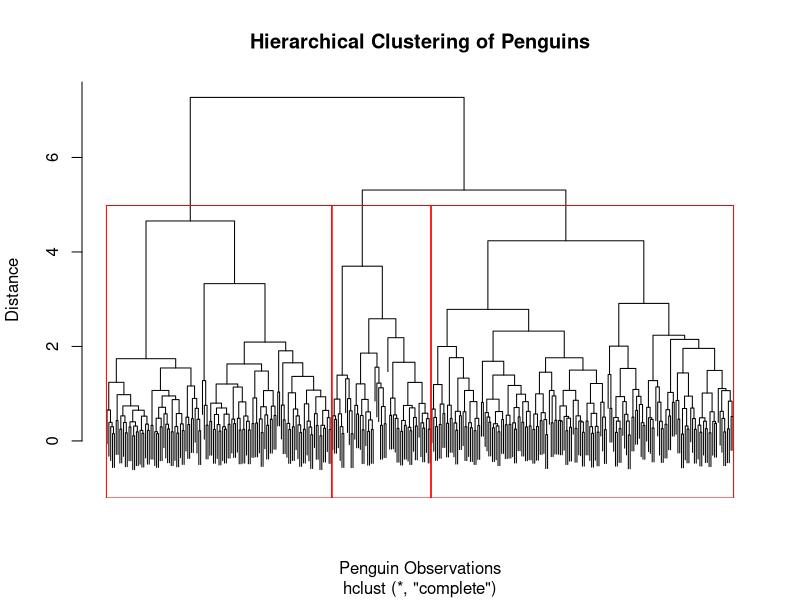
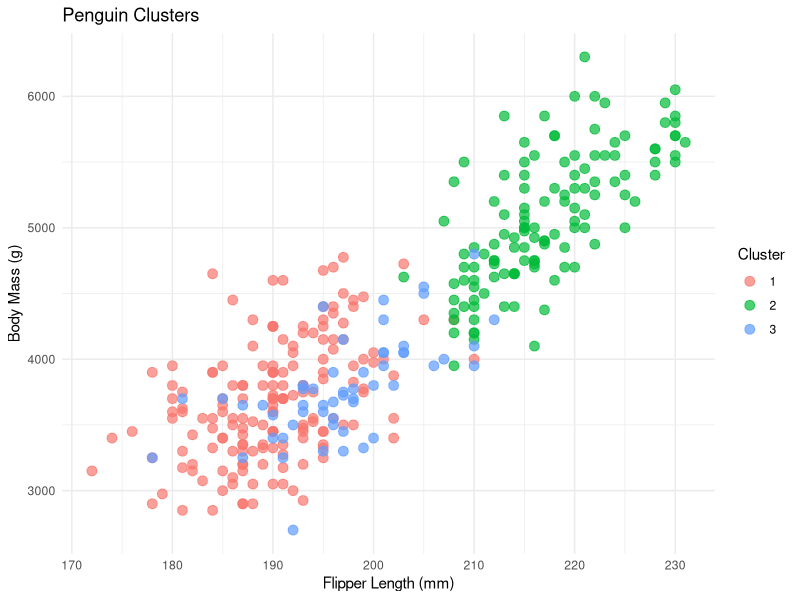
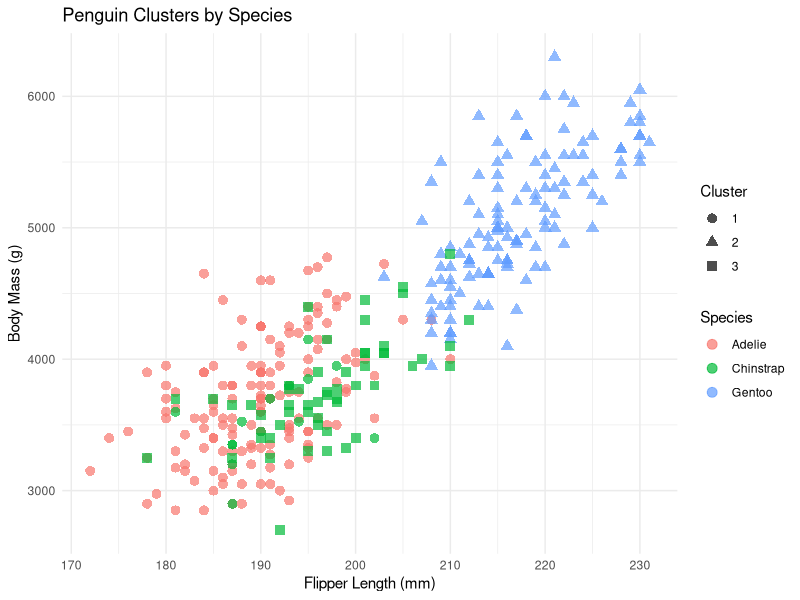
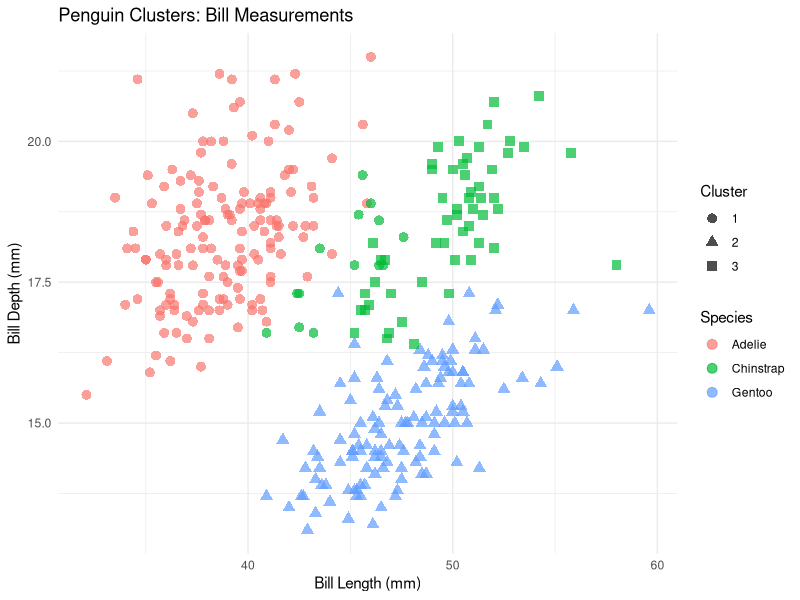

Recreate these plots in R, in order.

# Hierarchical Clustering of Penguin Data

library(ggplot2)
library(dplyr)
library(palmerpenguins)

# 1. Loading the dataset

data("penguins")

# 2. Checking if the dataset is loaded

head(penguins)
names(penguins)

# 3. Removing rows with missing numeric measurements

penguins_clean <- penguins %>%
  filter(complete.cases(
    bill_length_mm,
    bill_depth_mm,
    flipper_length_mm,
    body_mass_g
  ))

# Check the number of rows
nrow(penguins)
nrow(penguins_clean)

# 4. Select numeric features for clustering
# Species is not included in the clustering features.
# It will be used later to color the plots.

penguins_features <- penguins_clean %>%
  select(
    bill_length_mm,
    bill_depth_mm,
    flipper_length_mm,
    body_mass_g
  )

# 5. Scale the numeric features

penguins_scaled <- scale(penguins_features)

# 6. Calculate the distance matrix

penguins_dist <- dist(penguins_scaled)

# 7. Perform hierarchical clustering

penguins_hc <- hclust(
  penguins_dist,
  method = "complete"
)

# 8. Plot the dendrogram

plot(
  penguins_hc,
  labels = FALSE,
  main = "Hierarchical Clustering of Penguins",
  xlab = "Penguin Observations",
  ylab = "Distance"
)

# 9. Divide the tree into clusters

k_penguins <- 3

penguins_clusters <- cutree(
  penguins_hc,
  k = k_penguins
)

# Highlight the clusters on the dendrogram

rect.hclust(
  penguins_hc,
  k = k_penguins,
  border = "red"
)

# Add cluster assignments to the cleaned dataset

penguins_clean$Cluster <- as.factor(penguins_clusters)

# Examine cluster assignments

head(penguins_clean)

# Count observations in each cluster

table(penguins_clean$Cluster)

# 10. Scatterplots

# Plot 1: Flipper length versus body mass, colored by cluster

ggplot(
  penguins_clean,
  aes(
    x = flipper_length_mm,
    y = body_mass_g,
    color = Cluster
  )
) +
  geom_point(size = 3, alpha = 0.7) +
  labs(
    title = "Penguin Clusters",
    x = "Flipper Length (mm)",
    y = "Body Mass (g)",
    color = "Cluster"
  ) +
  theme_minimal()

# Plot 2: Flipper length versus body mass
# Shape represents cluster; color represents species

ggplot(
  penguins_clean,
  aes(
    x = flipper_length_mm,
    y = body_mass_g,
    shape = Cluster,
    color = species
  )
) +
  geom_point(size = 3, alpha = 0.7) +
  labs(
    title = "Penguin Clusters by Species",
    x = "Flipper Length (mm)",
    y = "Body Mass (g)",
    shape = "Cluster",
    color = "Species"
  ) +
  theme_minimal()

# Plot 3: Bill length versus bill depth
# Shape represents cluster; color represents species

ggplot(
  penguins_clean,
  aes(
    x = bill_length_mm,
    y = bill_depth_mm,
    shape = Cluster,
    color = species
  )
) +
  geom_point(size = 3, alpha = 0.7) +
  labs(
    title = "Penguin Clusters: Bill Measurements",
    x = "Bill Length (mm)",
    y = "Bill Depth (mm)",
    shape = "Cluster",
    color = "Species"
  ) +
  theme_minimal()

# 11. Examine how the clusters correspond
# to the penguins' actual species.

table(
  Cluster = penguins_clean$Cluster,
  Species = penguins_clean$species
)
